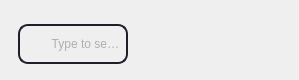
        <widget class="QFrame" name="frame_6">
         <property name="maximumSize">
          <size>
           <width>16777215</width>
           <height>80</height>
          </size>
         </property>
         <property name="frameShape">
          <enum>QFrame::NoFrame</enum>
         </property>
         <property name="frameShadow">
          <enum>QFrame::Raised</enum>
         </property>
         <layout class="QHBoxLayout" name="horizontalLayout_23">
          <property name="spacing">
           <number>0</number>
          </property>
          <property name="leftMargin">
           <number>0</number>
          </property>
          <property name="topMargin">
           <number>0</number>
          </property>
          <property name="rightMargin">
           <number>0</number>
          </property>
          <property name="bottomMargin">
           <number>0</number>
          </property>
          <item>
           <widget class="QFrame" name="frame_12">
            <property name="minimumSize">
             <size>
              <width>0</width>
              <height>0</height>
             </size>
            </property>
            <property name="maximumSize">
             <size>
              <width>16777215</width>
              <height>16777215</height>
             </size>
            </property>
            <property name="frameShape">
             <enum>QFrame::NoFrame</enum>
            </property>
            <property name="frameShadow">
             <enum>QFrame::Raised</enum>
            </property>
            <layout class="QGridLayout" name="gridLayout_3">
             <property name="leftMargin">
              <number>18</number>
             </property>
             <property name="bottomMargin">
              <number>0</number>
             </property>
             <property name="horizontalSpacing">
              <number>0</number>
             </property>
             <item row="0" column="0">
              <widget class="QLineEdit" name="lineEdit">
               <property name="sizePolicy">
                <sizepolicy hsizetype="Preferred" vsizetype="Fixed">
                 <horstretch>0</horstretch>
                 <verstretch>0</verstretch>
                </sizepolicy>
               </property>
               <property name="minimumSize">
                <size>
                 <width>0</width>
                 <height>40</height>
                </size>
               </property>
               <property name="styleSheet">
                <string notr="true">background: transparent;
border: 2 solid #1f1f2b;
border-radius: 10px;
color: #6e6f74;</string>
               </property>
               <property name="cursorPosition">
                <number>0</number>
               </property>
               <property name="placeholderText">
                <string>         Type to search...</string>
               </property>
              </widget>
             </item>
            </layout>
           </widget>
          </item>
          <item>
           <widget class="QFrame" name="frame_13">
            <property name="maximumSize">
             <size>
              <width>390</width>
              <height>16777215</height>
             </size>
            </property>
            <property name="frameShape">
             <enum>QFrame::NoFrame</enum>
            </property>
            <property name="frameShadow">
             <enum>QFrame::Raised</enum>
            </property>
            <layout class="QHBoxLayout" name="horizontalLayout_25">
             <property name="spacing">
              <number>20</number>
             </property>
             <property name="topMargin">
              <number>19</number>
             </property>
             <item>
              <widget class="QPushButton" name="pushButton_10">
               <property name="minimumSize">
                <size>
                 <width>16</width>
                 <height>16</height>
                </size>
               </property>
               <property name="maximumSize">
                <size>
                 <width>16</width>
                 <height>16</height>
                </size>
               </property>
               <property name="styleSheet">
                <string notr="true">border: none;</string>
               </property>
               <property name="text">
                <string/>
               </property>
               <property name="icon">
                <iconset>
                 <normaloff>../../PicoSoft-project/icons/messages-box.png</normaloff>../../PicoSoft-project/icons/messages-box.png</iconset>
               </property>
              </widget>
             </item>
             <item>
              <widget class="QFrame" name="frame_54">
               <property name="maximumSize">
                <size>
                 <width>2</width>
                 <height>20</height>
                </size>
               </property>
               <property name="styleSheet">
                <string notr="true">background-color: #1f1f2b;</string>
               </property>
               <property name="frameShape">
                <enum>QFrame::NoFrame</enum>
               </property>
               <property name="frameShadow">
                <enum>QFrame::Raised</enum>
               </property>
              </widget>
             </item>
             <item>
              <widget class="QPushButton" name="pushButton_11">
               <property name="minimumSize">
                <size>
                 <width>16</width>
                 <height>16</height>
                </size>
               </property>
               <property name="maximumSize">
                <size>
                 <width>16</width>
                 <height>16</height>
                </size>
               </property>
               <property name="styleSheet">
                <string notr="true">border: none;</string>
               </property>
               <property name="text">
                <string/>
               </property>
               <property name="icon">
                <iconset>
                 <normaloff>../../PicoSoft-project/icons/bell-icon.png</normaloff>../../PicoSoft-project/icons/bell-icon.png</iconset>
               </property>
              </widget>
             </item>
             <item>
              <widget class="QFrame" name="frame_58">
               <property name="maximumSize">
                <size>
                 <width>2</width>
                 <height>20</height>
                </size>
               </property>
               <property name="styleSheet">
                <string notr="true">background-color: #1f1f2b;</string>
               </property>
               <property name="frameShape">
                <enum>QFrame::NoFrame</enum>
               </property>
               <property name="frameShadow">
                <enum>QFrame::Raised</enum>
               </property>
              </widget>
             </item>
             <item>
              <widget class="ProfileButton" name="pushButton_12">
               <property name="sizePolicy">
                <sizepolicy hsizetype="Preferred" vsizetype="Fixed">
                 <horstretch>0</horstretch>
                 <verstretch>0</verstretch>
                </sizepolicy>
               </property>
               <property name="minimumSize">
                <size>
                 <width>0</width>
                 <height>40</height>
                </size>
               </property>
               <property name="maximumSize">
                <size>
                 <width>180</width>
                 <height>16777215</height>
                </size>
               </property>
               <property name="cursor">
                <cursorShape>PointingHandCursor</cursorShape>
               </property>
               <property name="styleSheet">
                <string notr="true">border: none;</string>
               </property>
               <property name="text">
                <string/>
               </property>
              </widget>
             </item>
            </layout>
           </widget>
          </item>
         </layout>
        </widget>
